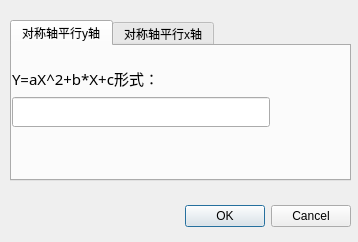
<?xml version="1.0" encoding="UTF-8"?>
<ui version="4.0">
 <class>paowuxian</class>
 <widget class="QDialog" name="paowuxian">
  <property name="geometry">
   <rect>
    <x>0</x>
    <y>0</y>
    <width>358</width>
    <height>242</height>
   </rect>
  </property>
  <property name="windowTitle">
   <string>Dialog</string>
  </property>
  <widget class="QDialogButtonBox" name="buttonBox">
   <property name="geometry">
    <rect>
     <x>10</x>
     <y>200</y>
     <width>341</width>
     <height>32</height>
    </rect>
   </property>
   <property name="orientation">
    <enum>Qt::Horizontal</enum>
   </property>
   <property name="standardButtons">
    <set>QDialogButtonBox::Cancel|QDialogButtonBox::Ok</set>
   </property>
  </widget>
  <widget class="QTabWidget" name="tabWidget">
   <property name="geometry">
    <rect>
     <x>10</x>
     <y>20</y>
     <width>341</width>
     <height>161</height>
    </rect>
   </property>
   <property name="currentIndex">
    <number>0</number>
   </property>
   <widget class="QWidget" name="">
    <attribute name="title">
     <string>对称轴平行y轴</string>
    </attribute>
    <widget class="QWidget" name="">
     <property name="geometry">
      <rect>
       <x>0</x>
       <y>20</y>
       <width>258</width>
       <height>61</height>
      </rect>
     </property>
     <layout class="QVBoxLayout" name="verticalLayout">
      <item>
       <widget class="QLabel" name="label">
        <property name="font">
         <font>
          <family>微软雅黑</family>
          <pointsize>11</pointsize>
         </font>
        </property>
        <property name="text">
         <string>Y=aX^2+b*X+c形式：</string>
        </property>
       </widget>
      </item>
      <item>
       <widget class="QLineEdit" name="lineEdit">
        <property name="minimumSize">
         <size>
          <width>0</width>
          <height>30</height>
         </size>
        </property>
       </widget>
      </item>
     </layout>
    </widget>
   </widget>
   <widget class="QWidget" name="tab_2">
    <attribute name="title">
     <string>对称轴平行x轴</string>
    </attribute>
    <widget class="QWidget" name="layoutWidget">
     <property name="geometry">
      <rect>
       <x>0</x>
       <y>20</y>
       <width>258</width>
       <height>61</height>
      </rect>
     </property>
     <layout class="QVBoxLayout" name="verticalLayout_2">
      <item>
       <widget class="QLabel" name="label_2">
        <property name="font">
         <font>
          <family>微软雅黑</family>
          <pointsize>11</pointsize>
         </font>
        </property>
        <property name="text">
         <string>X=aY^2+b*Y+c形式：</string>
        </property>
       </widget>
      </item>
      <item>
       <widget class="QLineEdit" name="lineEdit_2">
        <property name="minimumSize">
         <size>
          <width>0</width>
          <height>30</height>
         </size>
        </property>
       </widget>
      </item>
     </layout>
    </widget>
   </widget>
  </widget>
 </widget>
 <resources/>
 <connections>
  <connection>
   <sender>buttonBox</sender>
   <signal>accepted()</signal>
   <receiver>paowuxian</receiver>
   <slot>accept()</slot>
   <hints>
    <hint type="sourcelabel">
     <x>248</x>
     <y>254</y>
    </hint>
    <hint type="destinationlabel">
     <x>157</x>
     <y>274</y>
    </hint>
   </hints>
  </connection>
  <connection>
   <sender>buttonBox</sender>
   <signal>rejected()</signal>
   <receiver>paowuxian</receiver>
   <slot>reject()</slot>
   <hints>
    <hint type="sourcelabel">
     <x>316</x>
     <y>260</y>
    </hint>
    <hint type="destinationlabel">
     <x>286</x>
     <y>274</y>
    </hint>
   </hints>
  </connection>
 </connections>
</ui>
